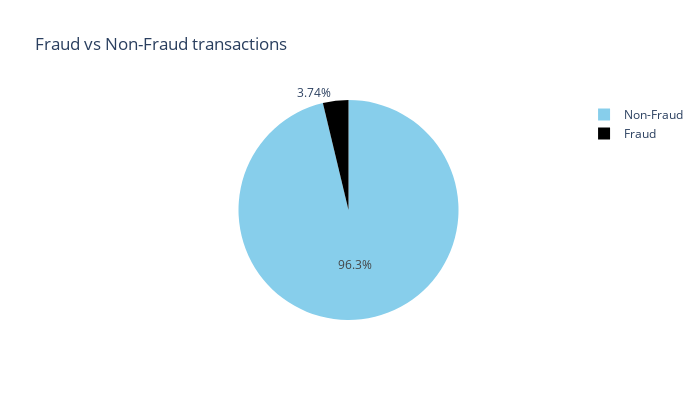

Write notebook code for a chart like this one.
### Code cell
import plotly.express as px

labels=["Non-Fraud","Fraud"]
fig = px.pie(values=df['flag_fraude_cat'].value_counts(), names=labels , width=700, height=400, color_discrete_sequence=["skyblue","black"]
             ,title="Fraud vs Non-Fraud transactions")
fig.show()

### Figure 1 — Plotly figure (JSON) as saved in the notebook; plotly's stock layout.template omitted (floating-point values rounded to 4 significant figures)
{"data": [{"domain": {"x": [0, 1], "y": [0, 1]}, "hovertemplate": "label=%{label}<br>value=%{value}<extra></extra>", "labels": ["Non-Fraud", "Fraud"], "legendgroup": "", "name": "", "showlegend": true, "type": "pie", "values": [360792, 14031]}], "layout": {"height": 400, "legend": {"tracegroupgap": 0}, "piecolorway": ["skyblue", "black"], "title": {"text": "Fraud vs Non-Fraud transactions"}, "width": 700}}
